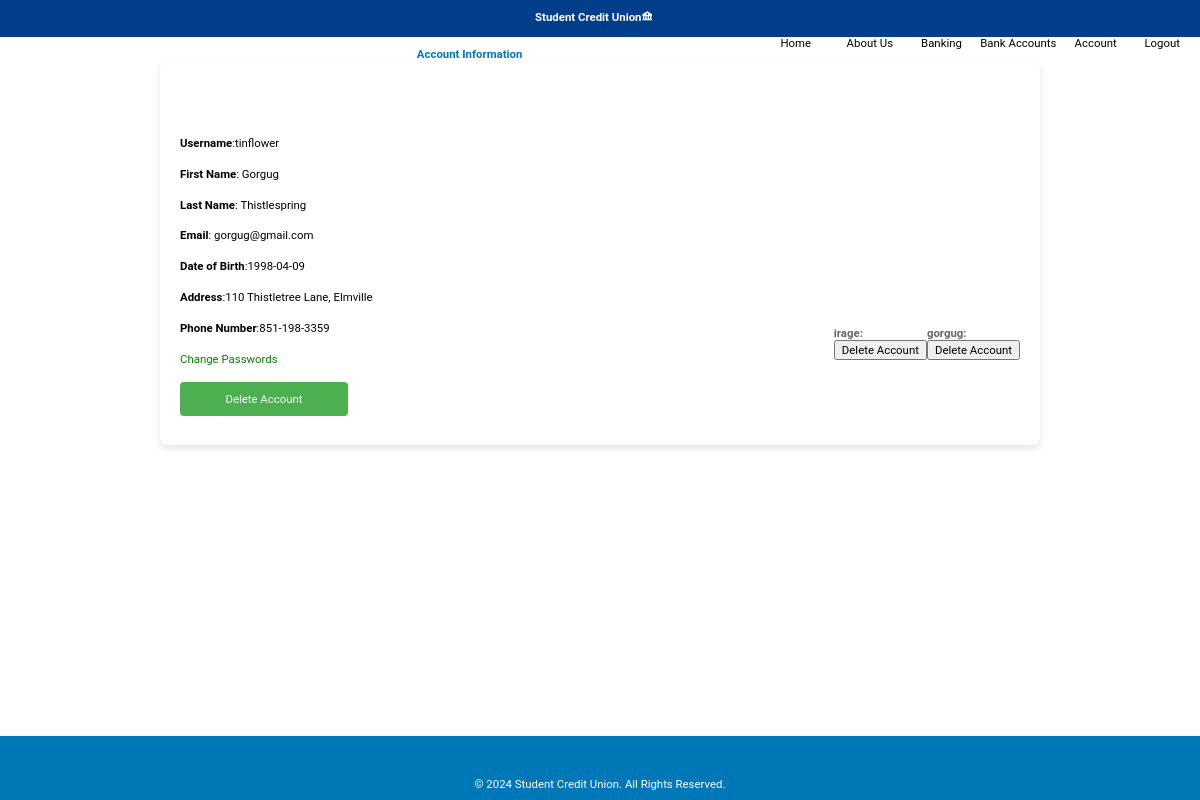
The page /account.php (signed in) on the database its author committed.
### tables this page shows
CREATE TABLE `bank_info` (
  `bankID` varchar(10) NOT NULL,
  `address` varchar(50) DEFAULT NULL,
  `city` varchar(20) DEFAULT NULL,
  `zip` int(10) DEFAULT NULL,
  `phone` varchar(20) NOT NULL,
  `routing` int(10) NOT NULL,
  `bank_name` varchar(20) DEFAULT NULL,
  PRIMARY KEY (`bankID`)
);

CREATE TABLE `bank_user` (
  `first_name` varchar(30) NOT NULL,
  `last_name` varchar(30) NOT NULL,
  `email` varchar(50) NOT NULL,
  `uid` varchar(50) NOT NULL,
  `dob` date NOT NULL,
  `address` varchar(50) NOT NULL,
  `phone` varchar(50) NOT NULL,
  `pwd` varchar(60) DEFAULT NULL,
  `unhash_pwd` varchar(60) DEFAULT NULL,
  `status` tinyint(1) DEFAULT 1,
  `admin` tinyint(1) DEFAULT 0,
  PRIMARY KEY (`uid`)
);

CREATE TABLE `account` (
  `uid` varchar(50) DEFAULT NULL,
  `type` varchar(20) NOT NULL,
  `balance` decimal(20,2) NOT NULL,
  `accnum` int(20) NOT NULL,
  `accname` varchar(40) DEFAULT NULL,
  `status` tinyint(1) DEFAULT 1,
  PRIMARY KEY (`accnum`),
  KEY `uid` (`uid`),
  CONSTRAINT `account_ibfk_1` FOREIGN KEY (`uid`) REFERENCES `bank_user` (`uid`) ON DELETE CASCADE ON UPDATE CASCADE
);

### account.php (the view, shortened to what this page needs)
<?php
    include_once ("header.php");
    require_once 'includes/dbms.inc.php';
?>
<section id="accountInfo">
    <h2>Account Information</h2>
    <?php
        $uid = $_SESSION['uid'];
        $query = "SELECT * FROM bank_user WHERE uid=?";
        $result = $connection->prepare($query);
        $result->execute([$uid]);
        $row = $result->fetch(PDO::FETCH_ASSOC);
        if(is_null($row)) {
            echo "<h3>Error Displaying account information</h3>";
        } else {
            $f_name = $row['first_name'];
            $l_name = $row['last_name'];
            $email = $row['email'];
            $dob = $row['dob'];
            $address = $row['address'];
            $phone = $row['phone'];
            echo "<div class='info'>";
            echo "<div class='elements'><b>Username</b>:<a href='changeInfo.php?change=username'>$uid</a></div>";
            echo "<div class='elements'><b>First Name</b>: $f_name</div>";
            echo "<div class='elements'><b>Last Name</b>: $l_name</div>";
            echo "<div class='elements'><b>Email</b>: $email</div>";
            echo "<div class='elements'><b>Date of Birth</b>:<a href='changeInfo.php?change=DateofBirth'>$dob</a></div>";
            echo "<div class='elements'><b>Address</b>:<a href='changeInfo.php?change=address'>$address</a></div>";
            echo "<div class='elements'><b>Phone Number</b>:<a href='changeInfo.php?change=phone'>$phone</a></div>";
            $query = "SELECT * FROM account WHERE uid=?";
            $result = $connection->prepare($query);
            $result->execute([$uid]);
            $row = $result->fetchAll(PDO::FETCH_ASSOC);
            if ($row) {
                foreach($row as $rows) {
                    $accname = $rows['accname'];
                    $accnum = $rows['accnum'];
                    echo "<form method='POST' action='account.php'>
                        <label style='margin-top:-3%;float:right;display:flex;flex-direction:column;'>$accname: <input type='submit' name='submit1' value='Delete Account'></label>
                        <input type='hidden' name='accnum' value='$accnum'>
                        </form>";
                }
            }
            echo "<a style='color:green;margin-top:2%;' href='changePwd.php' id='changePwd'>Change Passwords</a><br>";
?>
            <form action='account.php' method='post'>
            <button style="width:20%;margin-top:2%;" type='submit' name='submit'>Delete Account</button>
<?php
            echo "</div>";
        }
?>
</section>
<?php
        include_once("footer.php");
?>

### header.php (shortened to what this page needs)
<?php
require_once "includes/dbms.inc.php";
$query = $connection->prepare("select * from bank_info");
$query->execute();
$row = $query->fetch(PDO::FETCH_ASSOC);
?>
<!DOCTYPE html>
<html lang="en">
<head>
    <link href='https://unpkg.com/boxicons@2.1.4/css/boxicons.min.css' rel='stylesheet'>
    <link rel="stylesheet" href="css/style.css">
</head>
<body>
    <nav>
        <div style="margin-right:1%;" class="wrapper">
        <h2><?php echo $row['bank_name'];?><i class='bx bxs-bank'></i></h2>
            <ul>
<?php
if (isset($_SESSION['id'])) {
    echo "<li style='display: flex;
    justify-content: space-evenly;
    padding: 0;
    margin: 0;'><a href='logout.php'>Logout</a></li>";
    echo "<li style='display: flex;
    justify-content: space-evenly;
    padding: 0;
    margin: 0;'><a href='account.php'>Account</a></li>";
    echo "<li style='display: flex;
    justify-content: space-evenly;
    padding: 0;
    margin: 0; margin-left:-3vh;'><a href='bankAccount.php'>Bank Accounts</a></li>";
    echo "<li style='display: flex;
    justify-content: space-evenly;
    padding: 0;
    margin: 0;'><a href='banking.php'>Banking</a></li>";
    echo "<li style='display: flex;
    justify-content: space-evenly;
    padding: 0;
    margin: 0;'><a href='aboutUs.php'> About Us</a></li>";
}
?>
                <li style="display: flex;
    justify-content: space-evenly;
    padding: 0;
    margin: 0;"><a href="index.php">Home</a></li>
            </ul>
        </div>
    </nav>

### footer.php (shortened to what this page needs)
<footer>
    <p>&copy; 2024 Student Credit Union. All Rights Reserved.</p>
</footer>
</body>
</html>

### css/style.css (style rules this page uses)
* { font-family: 'Roboto', sans-serif; font-size:0.95vw; }
body { animation: fadeInAnimation ease 1s; animation-iteration-count: 1; animation-fill-mode: forwards; font-family: 'Roboto', sans-serif; margin: 0; padding: 0; background-color: #f4f4f9; }
.wrapper li { float: inline-end; display: flex; justify-content: space-evenly; padding: 0; margin: 0; }
.wrapper { text-align: right; border: solid 0.3em rgba(0, 0, 0, 0); border-width: thin; }
.wrapper a { text-wrap: nowrap; float: right; font-size: 100%; width: 30%; }
.wrapper h2 { text-align: center; color: white; }
body { color: black; background-color: white; }
button { cursor: pointer; text-align: center; border: transparent; background-color: transparent; }
ul { list-style-type: none; }
p { text-align: center; margin: 50px; padding: 15px; }
h2 { text-align: center; color: #333333; }
label { font-weight: bold; color: #666666; display: block; margin-bottom: 5px; }
button[type="submit"] { width: 100%; padding: 10px; background-color: #4CAF50; color: #ffffff; border: none; border-radius: 4px; font-size: 1em; cursor: pointer; }
nav, nav { background-color: #023e8a; text-align: center; }
nav a { color: black; margin: 0 15px; text-decoration: none; font-size: 1.2rem; }
section { max-width: 70%; margin: 30px auto; padding: 20px; background-color: white; border-radius : 8px; box-shadow: 0 4px 8px rgba(0, 0, 0, 0.1); }
h2 { color: #0077b6; }
p { line-height: 1.6; }
footer { background-color: #0077b6; color: white; padding: -800% 0; text-align: center; position: fixed; width: 100%; bottom: 0; height: 8%; }
footer p { position: relative; top: -40%; }
#accountInfo .info { margin: 100px auto; margin-bottom: 1%; }
#accountInfo .elements { margin-bottom: 2%; }
#accountInfo h2 { margin-bottom: -3%; margin-top: -4%; }
#accountInfo { margin-top: 2%; }
#accountInfo a { text-decoration:none; color:black; }

### rows shown on the page
bank_info: bank_name "Student Credit Union"
bank_user: first_name "Gorgug", last_name "Thistlespring", email "gorgug@gmail.com", dob "1998-04-09", address "110 Thistletree Lane, Elmville", phone "851-198-3359"
account: accname "gorgug"
account: accname "irage"

### other values the page prints
$uid "tinflower"
